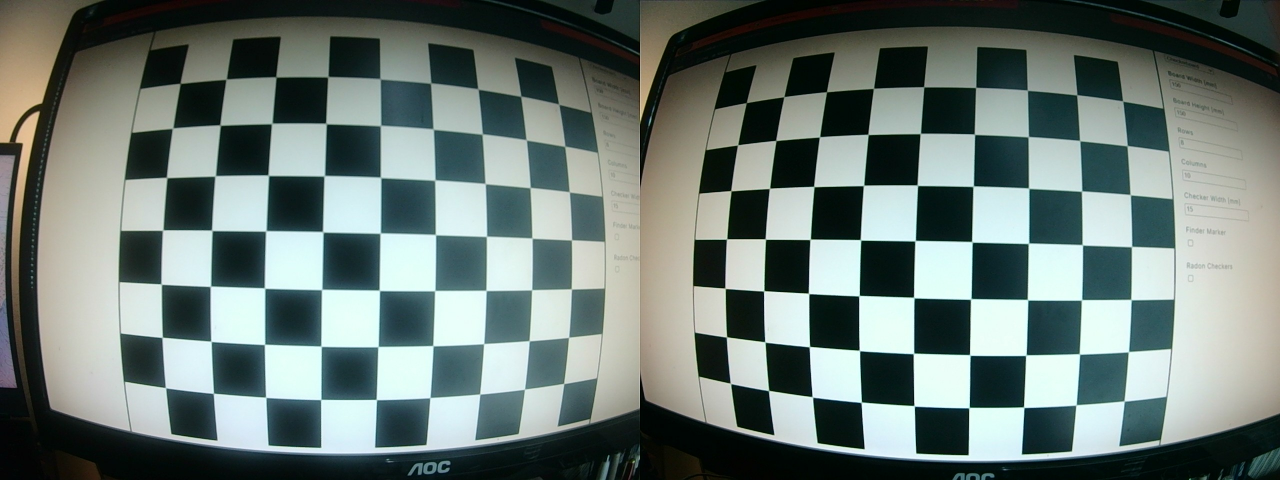
//> input picture src/test/sandbox/checker35mm/c0.jpg, 2560 x 960 px (shown at 1/2 size); its folder holds only this picture in this run
$ ./calibrate   (built with g++ and OpenCV 4)
//> lines starting //> are read from the running program, lines starting //| are printed output that depends on the picture
/**
 * @file calibrate.cpp
 * @brief Calibrate stereo camera, output yml
 * @details Run info:
 *            sudo apt install libopencv-dev
 *            g++ calibrate.cpp -o calibrate `pkg-config --cflags --libs opencv4`
 *            ./calibrate
 * @cite Useful information from:
 * https://www.cs.cmu.edu/~16385/s17/Slides/13.1_Stereo_Rectification.pdf
 * https://www.cs.cmu.edu/~16385/s17/Slides/13.2_Stereo_Matching.pdf
 * https://learnopencv.com/camera-calibration-using-opencv/
 */

#include <opencv2/opencv.hpp>
#include <iostream>
#include <vector>
#include <string>

int main ()
{
  int checker_cols = 9;            // inner corners per row
  int checker_rows = 7;            // inner corners per column
  float checker_mm = 35.0f;        // mm
  cv::Size board_size (checker_cols, checker_rows);

  // Paths to calibration images
  std::string path = "./checker35mm/*.jpg";
  std::vector<cv::String> image_names;
  cv::glob (path, image_names);
  std::vector<cv::Mat> left_images;
  std::vector<cv::Mat> right_images;

  std::vector<cv::Mat> calib_images;
  for (cv::String image_path : image_names)
  {
    cv::Mat frame = cv::imread (image_path);
//> frame is the input picture: 960 rows x 2560 cols, CV_8UC3; mean B, G, R 115.9, 120.5, 107.2
    left_images.push_back (frame (cv::Range (0, frame.rows),
                                    cv::Range (0, frame.cols / 2)));
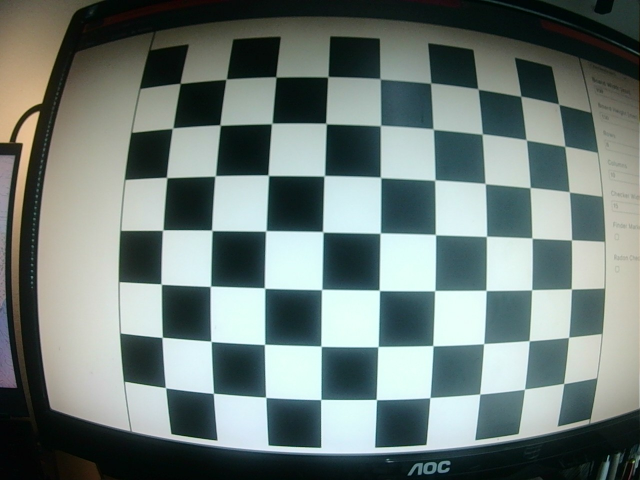
//> left_images[0]: 960 rows x 1280 cols, CV_8UC3 (shown at 1/2 size); mean B, G, R 119.3, 123, 109.6
    right_images.push_back (frame (cv::Range (0, frame.rows),
                                    cv::Range (frame.cols / 2, frame.cols)));
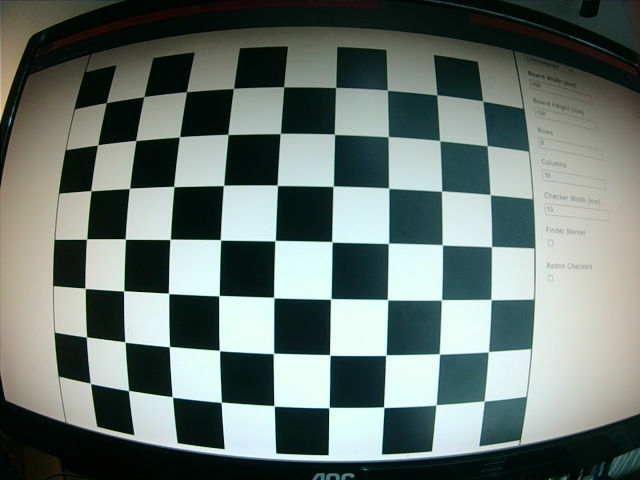
//> right_images[0]: 960 rows x 1280 cols, CV_8UC3 (shown at 1/2 size); mean B, G, R 112.5, 117.9, 104.7
  }

  std::vector<std::vector<cv::Point3f>> obj_pts;
  std::vector<std::vector<cv::Point2f>> img_pts_l, img_pts_r;

  // Create the known 3D chessboard corner positions
  std::vector<cv::Point3f> objp;
  for (int i = 0; i < checker_rows; i++)
      for (int j = 0; j < checker_cols; j++)
          objp.push_back (cv::Point3f (j * checker_mm, i * checker_mm, 0));

  // Evaluate all images
  for (size_t i = 0; i < left_images.size (); i++)
  {
    cv::Mat left = left_images[i];
    cv::Mat right = right_images[i];

    std::vector<cv::Point2f> corners_left, corners_right;
    bool found_left = cv::findChessboardCorners (left, board_size, corners_left);
    bool found_right = cv::findChessboardCorners (right, board_size, corners_right);

    if (!found_left || !found_right)
      continue;

    cv::Mat gray_left, gray_right;
    cv::cvtColor (left, gray_left, cv::COLOR_BGR2GRAY);
    cv::cvtColor (right, gray_right, cv::COLOR_BGR2GRAY);

    cv::cornerSubPix (gray_left, corners_left,
                      cv::Size (11,11), cv::Size (-1,-1),
                      cv::TermCriteria (
                        cv::TermCriteria::EPS + cv::TermCriteria::COUNT,
                        30, 0.001));

    cv::cornerSubPix (gray_right, corners_right,
                      cv::Size (11,11), cv::Size (-1,-1),
                      cv::TermCriteria (
                        cv::TermCriteria::EPS + cv::TermCriteria::COUNT,
                        30, 0.001));


    img_pts_l.push_back (corners_left);
    img_pts_r.push_back (corners_right);
    obj_pts.push_back (objp);

    std::cout << "Pair " << i+1 << " processed.\n";
  }
//> this loop made 1 pass
//> (found_left, found_right) on pass 1: (true, true)
//| Pair 1 processed.
//> pass 1, `cv::cvtColor (left, gray_left, cv::COLOR_BGR2GRAY);`:
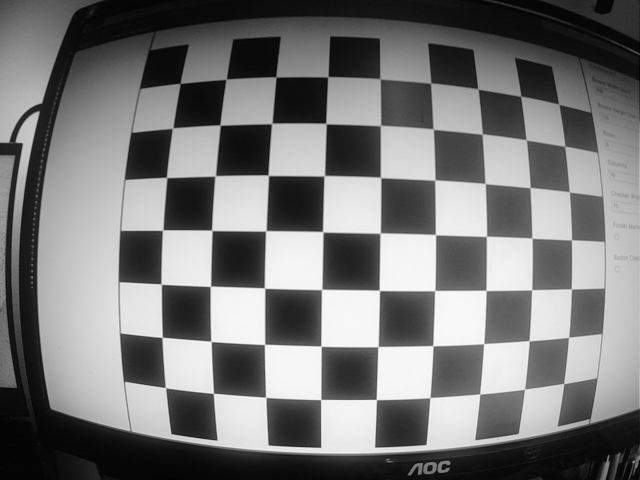
//> gray_left: 960 rows x 1280 cols, CV_8UC1 (shown at 1/2 size); min 0, max 251, mean 118.6
//> pass 1, `cv::cvtColor (right, gray_right, cv::COLOR_BGR2GRAY);`:
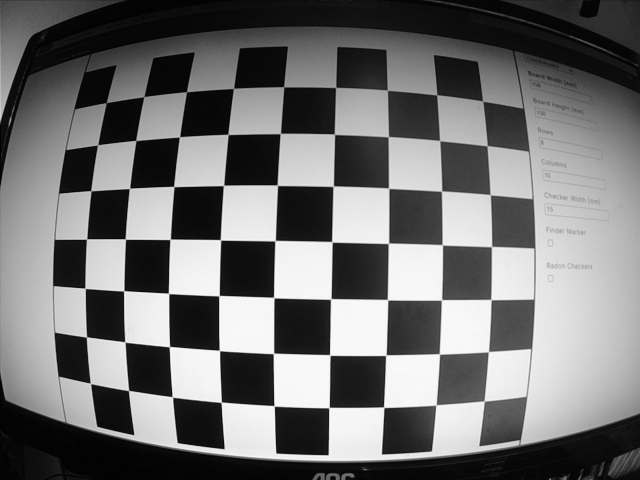
//> gray_right: 960 rows x 1280 cols, CV_8UC1 (shown at 1/2 size); min 0, max 252, mean 113.4

  // Calibrate individual cameras
  cv::Mat K1, D1, K2, D2;
  std::vector<cv::Mat> rvecs, tvecs;
  cv::calibrateCamera (obj_pts, img_pts_l, cv::Size (1280, 960), K1, D1, rvecs, tvecs);
//> K1 = [[398.5, 0, 696.9], [0, 398.3, 524.9], [0, 0, 1]]; D1 = [-0.0927, 0.0128, -0.00235, 0.00023, -0.00145]
  cv::calibrateCamera (obj_pts, img_pts_r, cv::Size (1280, 960), K2, D2, rvecs, tvecs);
//> K2 = [[905.6, 0, 682.6], [0, 904.2, 523.5], [0, 0, 1]]; D2 = [-0.469, 0.282, -0.00104, -0.000504, -0.105]

  // Calibrate stereo
  cv::Mat R, T, E, F;
  cv::stereoCalibrate (
    obj_pts, img_pts_l, img_pts_r,
    K1, D1, K2, D2, cv::Size (1280, 960),
    R, T, E, F,
    cv::CALIB_FIX_INTRINSIC,
    cv::TermCriteria (cv::TermCriteria::EPS + cv::TermCriteria::COUNT, 100, 1e-5));
//> R = [[1, -0.00197, -0.026], [0.0027, 1, 0.0279], [0.026, -0.0279, 0.999]]; T = [-56.94, 1.62, 153]; E = [[-0.371, -153, -2.64], [154.4, -1.89, 52.92], [-1.77, -56.92, -1.54]]

  // Rectify
  cv::Mat R1, R2, P1, P2, Q;
  cv::stereoRectify (K1, D1, K2, D2, cv::Size (1280, 960),
                     R, T, R1, R2, P1, P2, Q);
//> R1 = [[0.324, 0.0155, -0.946], [-0.00148, 1, 0.0159], [0.946, -0.00376, 0.324]]; R2 = [[0.349, -0.00993, -0.937], [-0.00387, 1, -0.012], [0.937, 0.00783, 0.349]]; P1 = [[651.2, 0, 72.71, 0], [0, 651.2, 464.1, 0], [0, 0, 1, 0]]; P2 = [[651.2, 0, 72.71, -106312.1], [0, 651.2, 464.1, 0], [0, 0, 1, 0]]

  // Save
  cv::FileStorage fs ("stereo_calib.yml", cv::FileStorage::WRITE);
  fs << "K1" << K1 << "D1" << D1 << "K2" << K2 << "D2" << D2
      << "R" << R << "T" << T << "E" << E << "F" << F
      << "R1" << R1 << "R2" << R2 << "P1" << P1 << "P2" << P2 << "Q" << Q;
  fs.release ();

  std::cout << "Calibration saved to stereo_calib.yml\n";

  return 0;
}

$ run again, on src/test/sandbox/checker35mm/c4.jpg
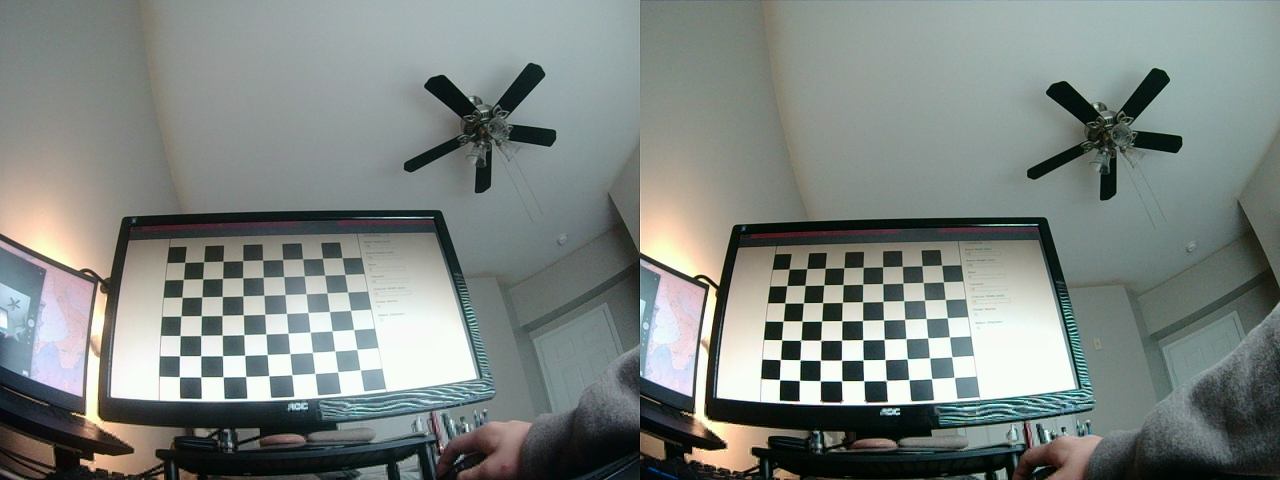
//> input picture src/test/sandbox/checker35mm/c4.jpg, 2560 x 960 px (shown at 1/2 size)
//> frame is the input picture: 960 rows x 2560 cols, CV_8UC3; mean B, G, R 128.6, 132.4, 125.1
//> `right_images.push_back (frame (cv::Range (0, frame.rows), cv::Range (f..`:
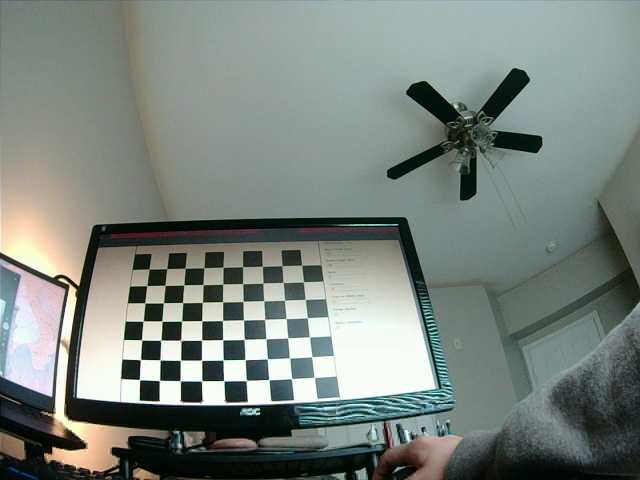
//> right_images[0]: 960 rows x 1280 cols, CV_8UC3 (shown at 1/2 size); mean B, G, R 126.1, 131.9, 122.9
//> the loop `for (size_t i = 0; i < left_images.size (); i++)` made 1 pass
//> (found_left, found_right) on pass 1: (true, true)
//> (printed output is left out)
//> pass 1, `cv::cvtColor (right, gray_right, cv::COLOR_BGR2GRAY);`:
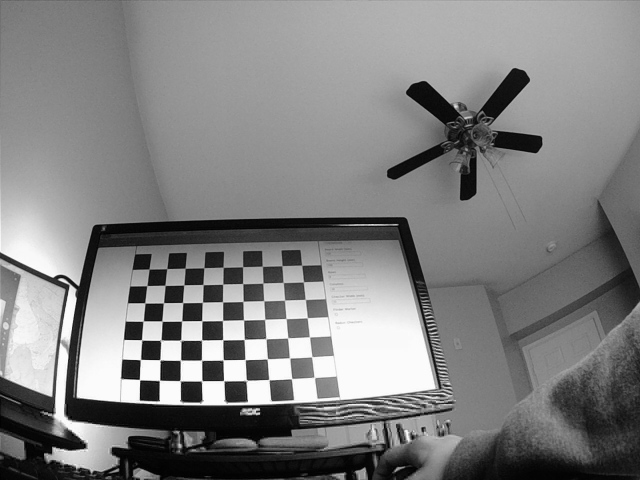
//> gray_right: 960 rows x 1280 cols, CV_8UC1 (shown at 1/2 size); min 0, max 255, mean 128.6
//> K1 = [[1299.2, 0, 582.3], [0, 1073.7, 459], [0, 0, 1]]; D1 = [0.851, -2.86, 0.00682, 0.215, -24.8]
//> K2 = [[777.6, 0, 630.1], [0, 721.4, 466.2], [0, 0, 1]]; D2 = [-0.336, 0.156, 0.0187, 0.0137, -0.0489]
//> R = [[0.96, 0.086, 0.265], [-0.228, 0.79, 0.569], [-0.161, -0.607, 0.778]]; T = [-379.8, -538.5, -65.85]; E = [[71.48, 378.9, -381.7], [-124.2, -236.1, 278.1], [603.7, -253.7, -73.26]]
//> R1 = [[0.924, -0.357, -0.141], [0.349, 0.632, 0.692], [-0.158, -0.688, 0.708]]; R2 = [[0.819, -0.572, -0.0414], [0.573, 0.813, 0.0994], [-0.0232, -0.105, 0.994]]; P1 = [[1038.4, 0, 769.2, 0], [0, 1038.4, -466.3, 0], [0, 0, 1, 0]]; P2 = [[1038.4, 0, 769.2, 0], [0, 1038.4, -466.3, -687691.4], [0, 0, 1, 0]]

$ run again, on src/test/sandbox/checker35mm/c5.jpg
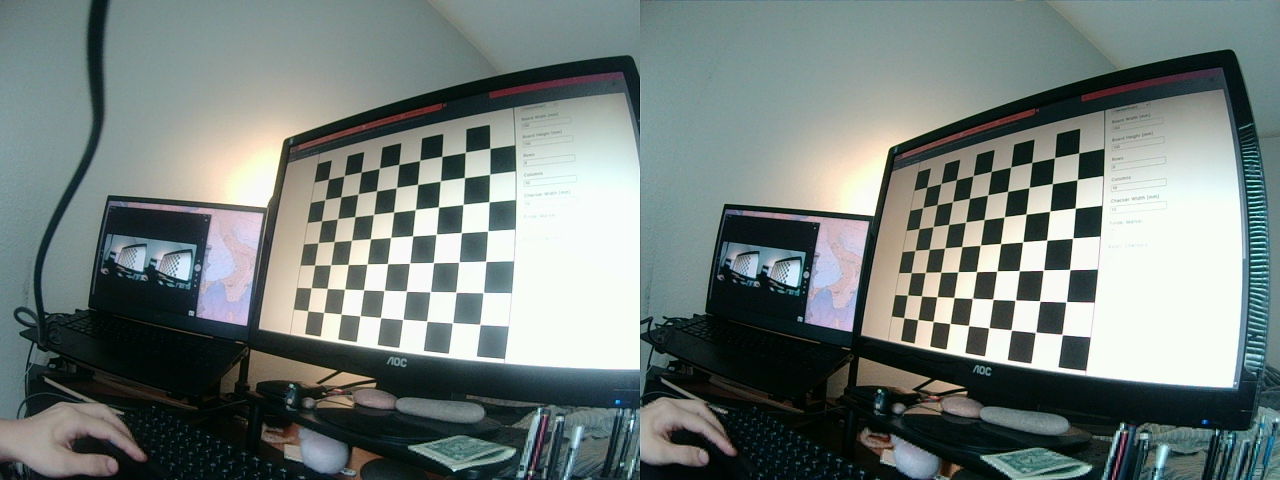
//> input picture src/test/sandbox/checker35mm/c5.jpg, 2560 x 960 px (shown at 1/2 size)
//> frame is the input picture: 960 rows x 2560 cols, CV_8UC3; mean B, G, R 122.4, 125.4, 114.7
//> `right_images.push_back (frame (cv::Range (0, frame.rows), cv::Range (f..`:
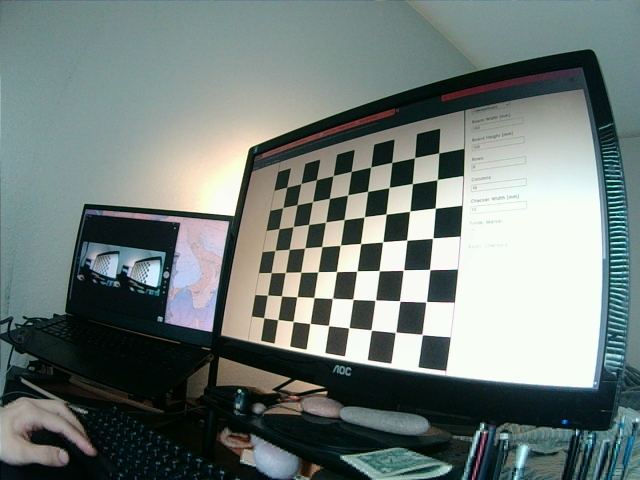
//> right_images[0]: 960 rows x 1280 cols, CV_8UC3 (shown at 1/2 size); mean B, G, R 120.5, 124, 112.4
//> the loop `for (size_t i = 0; i < left_images.size (); i++)` made 1 pass
//> (found_left, found_right) on pass 1: (true, true)
//> (printed output is left out)
//> pass 1, `cv::cvtColor (right, gray_right, cv::COLOR_BGR2GRAY);`:
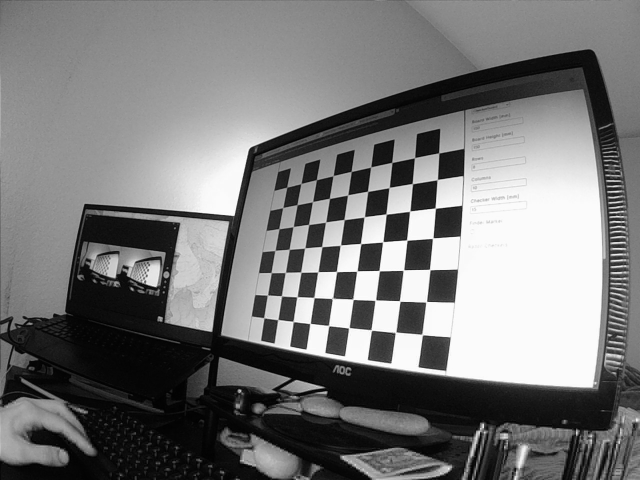
//> gray_right: 960 rows x 1280 cols, CV_8UC1 (shown at 1/2 size); min 0, max 255, mean 120.1
//> K1 = [[851.8, 0, 700.9], [0, 848.7, 510.1], [0, 0, 1]]; D1 = [-0.415, 0.23, 0.00118, -0.00219, -0.0281]
//> K2 = [[889.9, 0, 635.3], [0, 890.9, 507.1], [0, 0, 1]]; D2 = [-0.485, 0.462, 0.00709, 0.0222, -0.948]
//> R = [[0.998, -0.00426, 0.0638], [0.0028, 1, 0.0229], [-0.0639, -0.0227, 0.998]]; T = [-58.1, -0.716, 30.67]; E = [[-0.0402, -30.65, -1.42], [26.9, -1.45, 59.92], [0.552, -58.09, -1.29]]
//> R1 = [[0.912, 0.0177, -0.409], [-0.013, 1, 0.0143], [0.409, -0.00774, 0.912]]; R2 = [[0.884, 0.0109, -0.467], [-0.0163, 1, -0.00757], [0.467, 0.0143, 0.884]]; P1 = [[869.8, 0, 1561.5, 0], [0, 869.8, 512.8, 0], [0, 0, 1, 0]]; P2 = [[869.8, 0, 1561.5, -57148.4], [0, 869.8, 512.8, 0], [0, 0, 1, 0]]

$ run again, on src/test/sandbox/checker35mm/c6.jpg
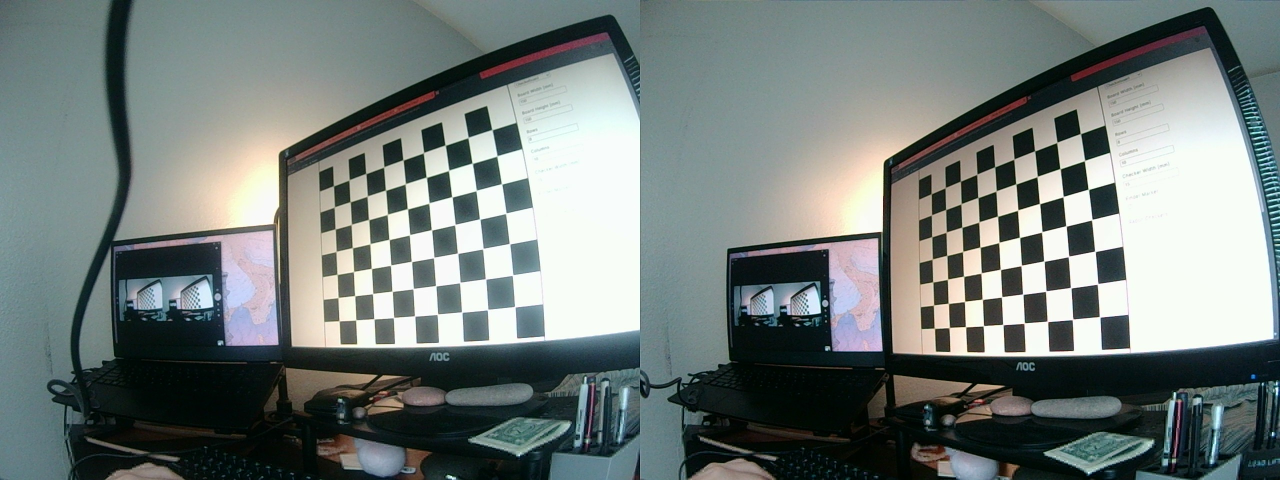
//> input picture src/test/sandbox/checker35mm/c6.jpg, 2560 x 960 px (shown at 1/2 size)
//> frame is the input picture: 960 rows x 2560 cols, CV_8UC3; mean B, G, R 121.8, 124.3, 115.2
//> `right_images.push_back (frame (cv::Range (0, frame.rows), cv::Range (f..`:
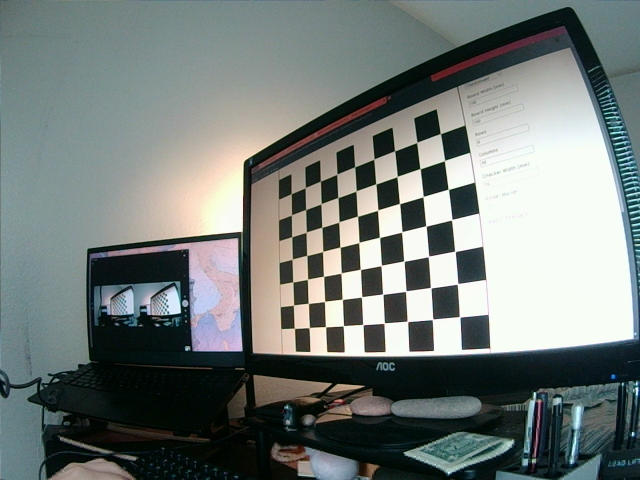
//> right_images[0]: 960 rows x 1280 cols, CV_8UC3 (shown at 1/2 size); mean B, G, R 120.3, 123, 115.2
//> the loop `for (size_t i = 0; i < left_images.size (); i++)` made 1 pass
//> (found_left, found_right) on pass 1: (true, true)
//> (printed output is left out)
//> pass 1, `cv::cvtColor (right, gray_right, cv::COLOR_BGR2GRAY);`:
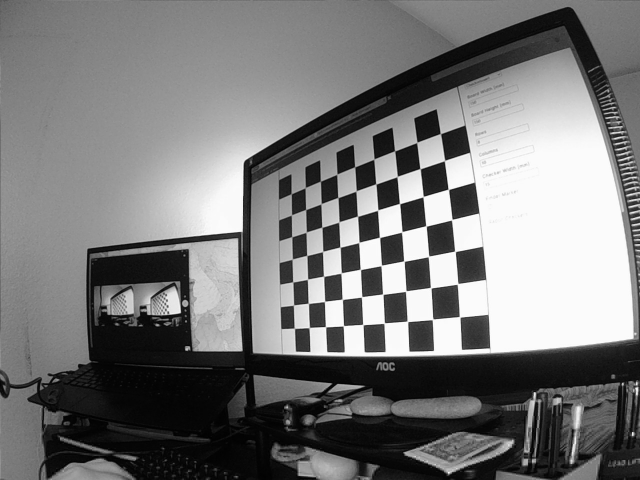
//> gray_right: 960 rows x 1280 cols, CV_8UC1 (shown at 1/2 size); min 0, max 255, mean 120.4
//> K1 = [[865.5, 0, 680.1], [0, 863.9, 508.8], [0, 0, 1]]; D1 = [-0.442, 0.304, 0.000788, 0.00636, -0.217]
//> K2 = [[864.9, 0, 661.1], [0, 863.7, 523.6], [0, 0, 1]]; D2 = [-0.453, 0.487, 0.000447, 0.00729, -0.974]
//> R = [[1, -0.00196, 0.0121], [0.00196, 1, 0.000325], [-0.0121, -0.000302, 1]]; T = [-60.25, 0.189, -0.403]; E = [[-0.00151, 0.403, 0.189], [-1.13, -0.0174, 60.24], [-0.307, -60.25, -0.0219]]
//> R1 = [[1, -0.0051, 0.0188], [0.0051, 1, 0.000211], [-0.0188, -0.000115, 1]]; R2 = [[1, -0.00314, 0.00669], [0.00314, 1, -0.000153], [-0.00669, 0.000174, 1]]; P1 = [[863.8, 0, 653.4, 0], [0, 863.8, 516.3, 0], [0, 0, 1, 0]]; P2 = [[863.8, 0, 653.4, -52047.7], [0, 863.8, 516.3, 0], [0, 0, 1, 0]]

$ run again, on src/test/sandbox/checker35mm/c1.jpg
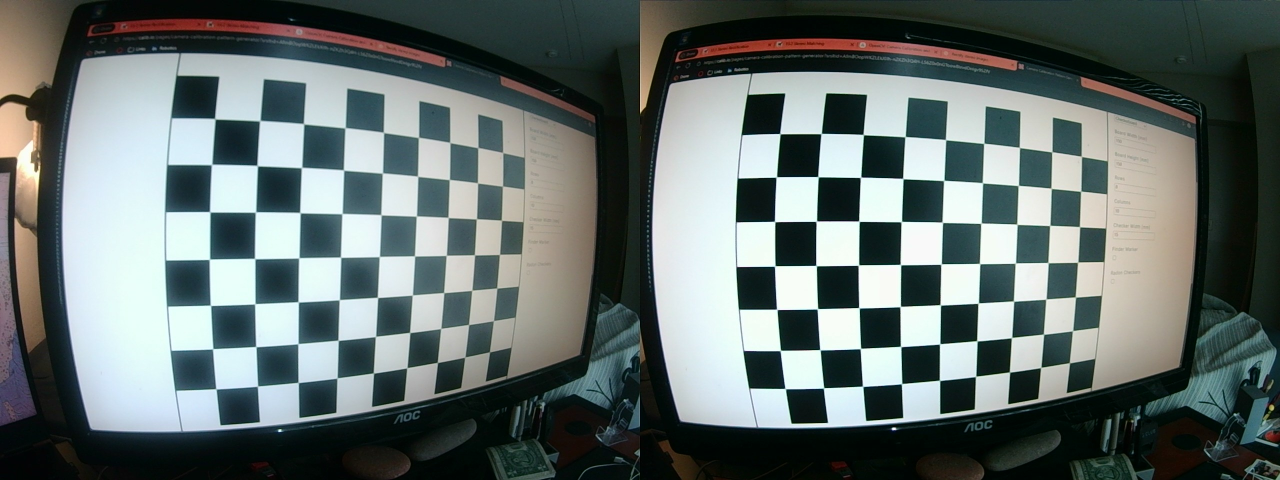
//> input picture src/test/sandbox/checker35mm/c1.jpg, 2560 x 960 px (shown at 1/2 size)
//> frame is the input picture: 960 rows x 2560 cols, CV_8UC3; mean B, G, R 109.1, 111.1, 100.8
//> the loop `for (size_t i = 0; i < left_images.size (); i++)` made 1 pass
//> (found_left, found_right) on pass 1: (true, true)
//> (printed output is left out)
//> pass 1, `cv::cvtColor (right, gray_right, cv::COLOR_BGR2GRAY);`:
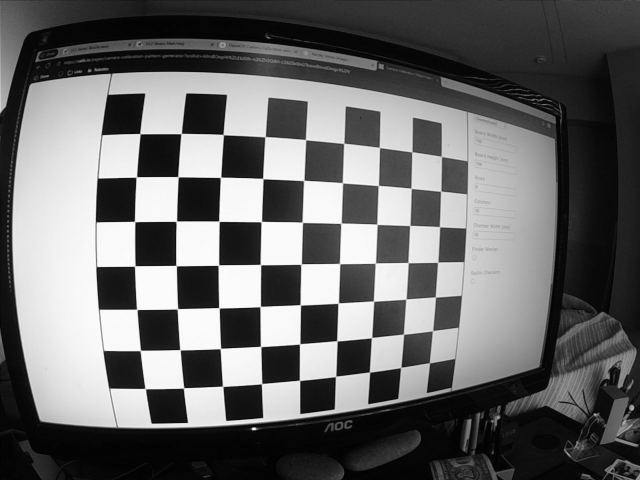
//> gray_right: 960 rows x 1280 cols, CV_8UC1 (shown at 1/2 size); min 0, max 254, mean 104.3
//> K1 = [[835.5, 0, 698.7], [0, 837.6, 507.8], [0, 0, 1]]; D1 = [-0.404, 0.219, 0.000478, -0.000528, -0.0705]
//> K2 = [[849.9, 0, 680.8], [0, 850, 523.6], [0, 0, 1]]; D2 = [-0.413, 0.211, -0.00111, -0.000608, -0.053]
//> R = [[1, -0.00132, 0.00127], [0.00132, 1, 0.000351], [-0.00127, -0.00035, 1]]; T = [-58.54, -0.467, 4.9]; E = [[-0.00586, -4.9, -0.468], [4.83, -0.0269, 58.55], [0.39, -58.54, -0.02]]
//> R1 = [[0.997, 0.00666, -0.0821], [-0.00664, 1, 0.000473], [0.0821, 7.38e-05, 0.997]]; R2 = [[0.996, 0.00794, -0.0834], [-0.00796, 1, 0.000132], [0.0834, 0.000532, 0.997]]; P1 = [[843.8, 0, -1043.3, 0], [0, 843.8, 980.5, 0], [0, 0, 1, 0]]; P2 = [[843.8, 0, -1043.3, -49571.8], [0, 843.8, 980.5, 0], [0, 0, 1, 0]]
